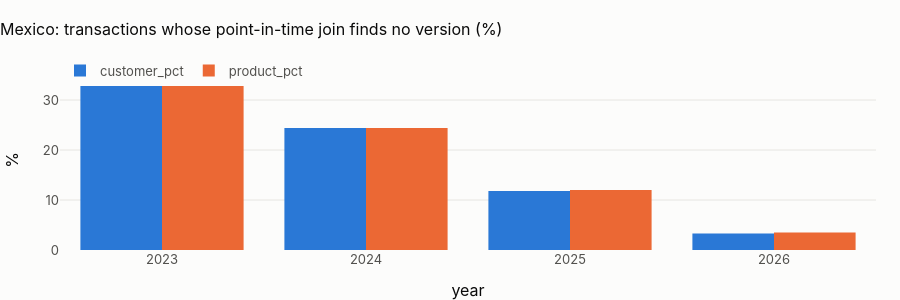

Notebook code for this chart:
### Markdown cell above
## 1 · Point-in-time keys of the transaction fact

### Code cell
cov = pl.q("""select count(*) as transactions,
                     round(100 * avg((customer_sk is null)::int), 2) as missing_customer_sk_pct,
                     round(100 * avg((product_sk is null)::int), 2) as missing_product_sk_pct,
                     round(100 * avg((customer_sk is null or product_sk is null)::int), 2) as missing_either_pct
              from {fct_transaction}""")
show(cov, paging=False)
yr = pl.q("""select year(transaction_ts_utc) as year, round(100 * avg((customer_sk is null)::int), 1) as customer_pct,
                    round(100 * avg((product_sk is null)::int), 1) as product_pct
             from {fct_transaction} group by 1 order by 1""")
fig = px.bar(
    yr.melt(id_vars="year"),
    x="year",
    y="value",
    color="variable",
    barmode="group",
    title=f"{CTRY.name}: transactions whose point-in-time join finds no version (%)",
)
fig.update_layout(height=300, yaxis_title="%", legend_title=None)
fig.show()
display(
    Markdown(
        f"**{cov.missing_either_pct.iloc[0]:.1f} % of {CTRY.name}'s transactions lose at least one key**, every one because "
        "it predates the customer's registration or the product's opening (an independence of dates in the generator). "
        "The fix is the same in every country: the first version is valid from the beginning of time."
    )
)

### Figure 1 — Plotly figure (JSON) as saved in the notebook; plotly's stock layout.template omitted (floating-point values rounded to 4 significant figures)
{"data": [{"alignmentgroup": "True", "hovertemplate": "variable=customer_pct<br>year=%{x}<br>value=%{y}<extra></extra>", "legendgroup": "customer_pct", "marker": {"color": "#2a78d6", "pattern": {"shape": ""}}, "name": "customer_pct", "offsetgroup": "customer_pct", "orientation": "v", "showlegend": true, "textposition": "auto", "type": "bar", "x": [2023, 2024, 2025, 2026], "xaxis": "x", "y": [34.1, 24.4, 11.8, 3.3], "yaxis": "y"}, {"alignmentgroup": "True", "hovertemplate": "variable=product_pct<br>year=%{x}<br>value=%{y}<extra></extra>", "legendgroup": "product_pct", "marker": {"color": "#eb6834", "pattern": {"shape": ""}}, "name": "product_pct", "offsetgroup": "product_pct", "orientation": "v", "showlegend": true, "textposition": "auto", "type": "bar", "x": [2023, 2024, 2025, 2026], "xaxis": "x", "y": [34.2, 24.4, 12.0, 3.5], "yaxis": "y"}], "layout": {"barmode": "group", "height": 300, "legend": {"title": {}, "tracegroupgap": 0}, "title": {"text": "Mexico: transactions whose point-in-time join finds no version (%)"}, "xaxis": {"anchor": "y", "domain": [0.0, 1.0], "title": {"text": "year"}}, "yaxis": {"anchor": "x", "domain": [0.0, 1.0], "title": {"text": "%"}}}}
